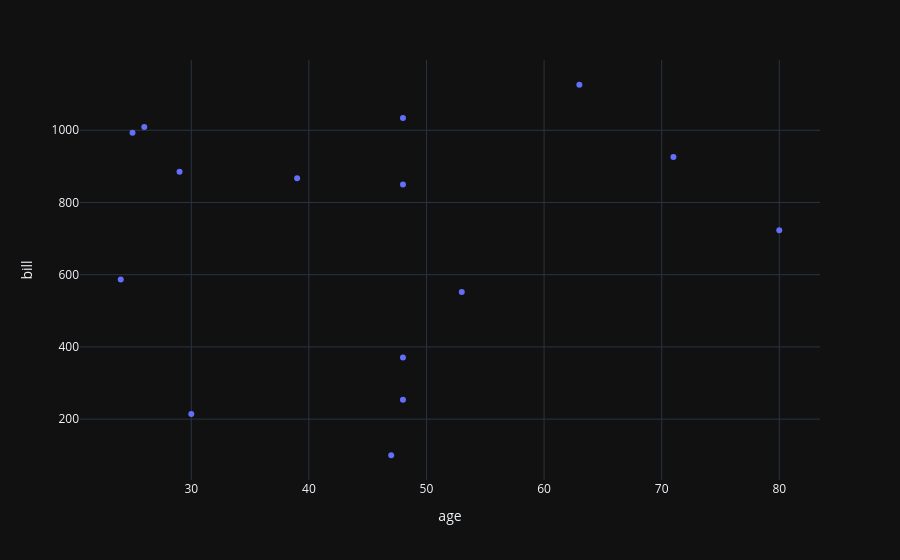

Notebook source saved alongside this figure:
### Code cell
main("web_clients_correct.csv")

### Figure 1 — Plotly figure (JSON) as saved in the notebook; plotly's stock layout.template omitted (floating-point values rounded to 4 significant figures)
{"data": [{"hovertemplate": "age=%{x}<br>bill=%{y}<extra></extra>", "legendgroup": "", "marker": {"color": "#636efa", "symbol": "circle"}, "mode": "markers", "name": "", "orientation": "v", "showlegend": false, "x": [29.0, 48.0, 48.0, 30.0, 25.0, 48.0, 63.0, 39.0, 53.0, 71.0, 47.0, 48.0, 24.0, 26.0, 80.0], "xaxis": "x", "y": [885, 850, 1034, 214, 993, 371, 1126, 867, 552, 926, 100, 254, 587, 1009, 723], "yaxis": "y", "type": "scatter"}], "layout": {"xaxis": {"anchor": "y", "domain": [0.0, 1.0], "title": {"text": "age"}}, "yaxis": {"anchor": "x", "domain": [0.0, 1.0], "title": {"text": "bill"}}, "legend": {"tracegroupgap": 0}, "margin": {"t": 60}}}
